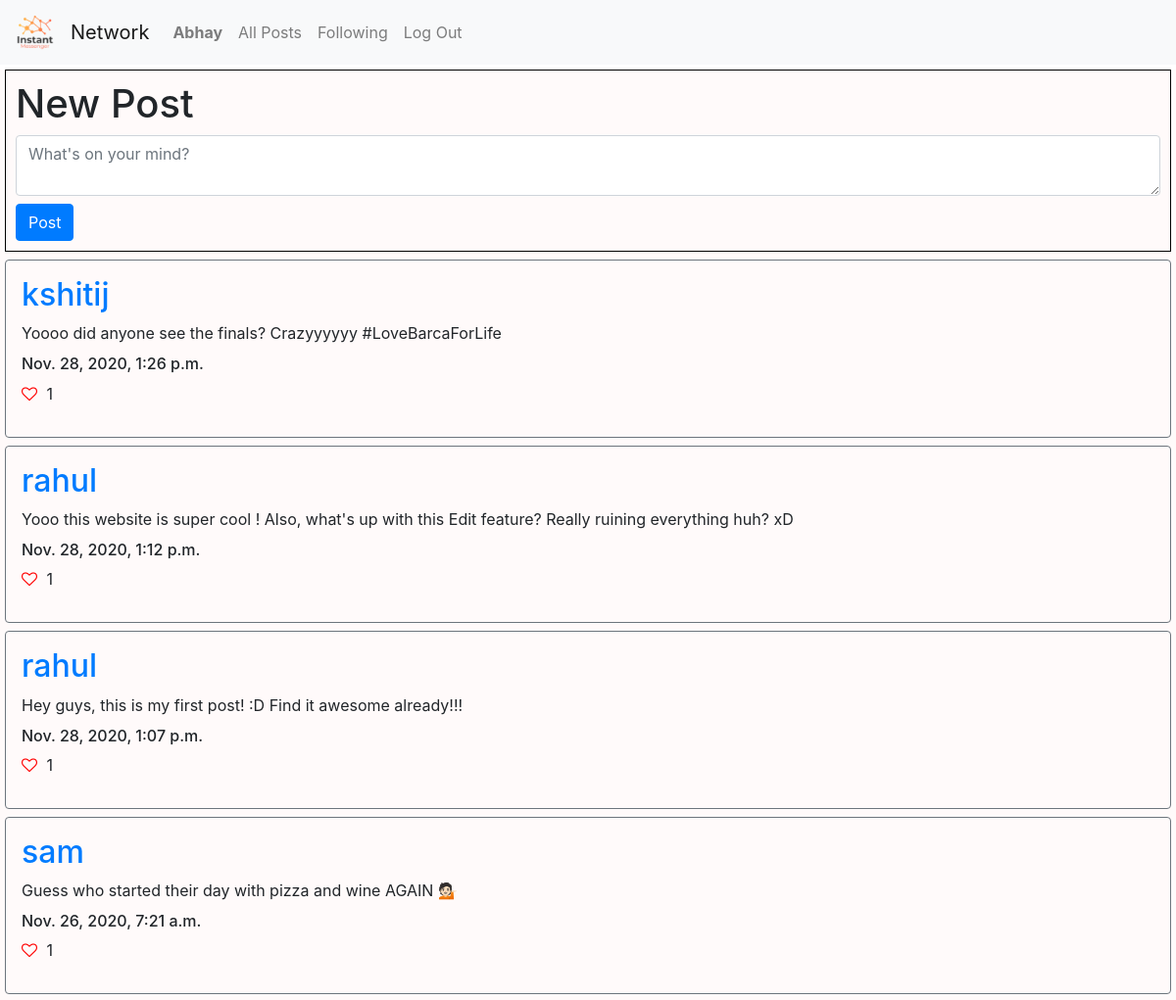
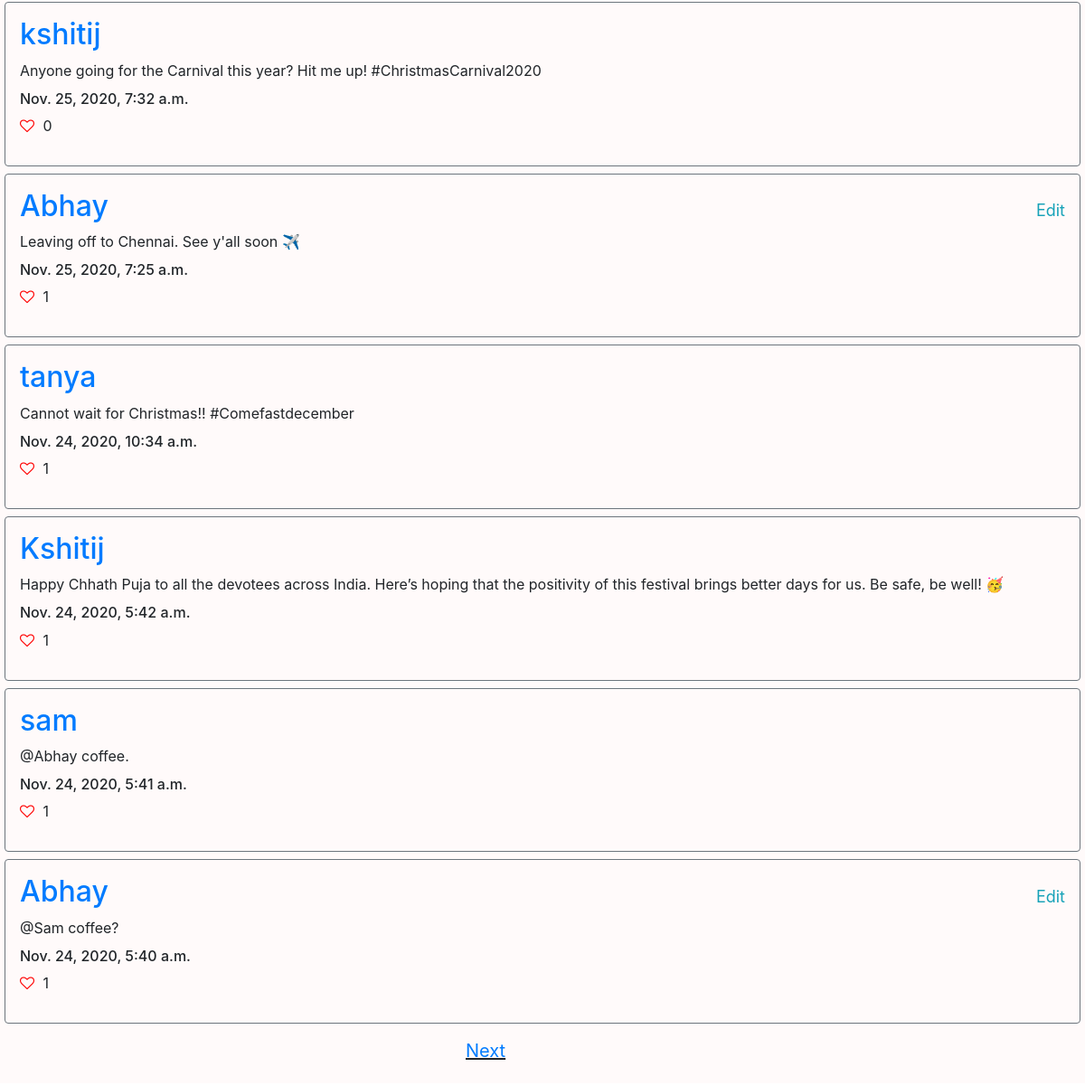
The app's page / (signed in) with its own data (2 pictures, top to bottom).
### network/models.py (models this page shows, shortened)
class User(AbstractUser):
    pass

class Post(models.Model):
    user = models.ForeignKey('User', on_delete=models.CASCADE, related_name='author')
    post = models.CharField(max_length=255)
    timestamp =  models.DateTimeField(auto_now_add=True)
    likes = models.IntegerField(default=0)

### network/views.py (the view, shortened to what this page needs)
# urls.py: path("", views.index, name="index"),
def index(request):
    posts =  Post.objects.all().order_by("-timestamp")
    for post in posts:
        post.likes = Like.objects.filter(post=post.id).count()
        post.save()
    paginator = Paginator(posts, 10)
    page_number = request.GET.get('page')
    page_obj = paginator.get_page(page_number)
    return render(request, "network/index.html", {
        "page_obj": page_obj
    })

### network/templates/network/index.html (shortened to what this page needs)
{% extends "network/layout.html" %}
{% load static %}
{% block body %}
    {% if user.is_authenticated %}
        <div style="border: 1px solid black; padding: 10px; margin: 5px;">
            <h1> New Post </h1>
            <form action="{% url 'index' %}" method="POST">
                <textarea class="form-control mb-2" name="post" placeholder="What's on your mind?"></textarea>
                <input type="submit" class="btn btn-primary" value="Post"/>
            </form>
        </div>
        <div style="margin: 5px;">
            {% for post in page_obj %}
                <div class="border border-secondary rounded p-3 mt-2">
                    <a href="{% url 'profile' post.user.id %}"> <h2> {{ post.user }} </h2> </a>
                    <div id="post-{{post.id}}">{{ post.post }} </div>
                    {% if post.user.id == user.id %}
                        <div class= "text-info" onclick="edit('{{ post.id }}')">Edit</div>
                    {% endif %}
                    <h6 style="margin-top: 10px;"> {{ post.timestamp }}</h6>
                    <i class="fa fa-heart-o" id="like-btn-{{post.id}}" onclick="like('{{ post.id }}')"></i>
                    <p style="display: inline-block;" id="like-count-{{post.id}}"> {{ post.likes }} </p>
                </div>
            {% empty %}
                    <h2 style="padding: 10px;"> No posts yet</h2>
            {% endfor %}
            {% if page_obj.has_next %}
            <p class="next-btn"><a href="?page={{ page_obj.next_page_number }}">Next</a></p>
            {% endif %}
        </div>
    {% endif %}
{% endblock %}

### network/templates/network/layout.html (shortened to what this page needs)
{% load static %}
<!DOCTYPE html>
<html lang="en">
    <head>
        <link rel="stylesheet" href="https://stackpath.bootstrapcdn.com/bootstrap/4.4.1/css/bootstrap.min.css">
        <link rel="stylesheet" href="https://cdnjs.cloudflare.com/ajax/libs/font-awesome/4.7.0/css/font-awesome.min.css">
        <link href="{% static 'network/styles.css' %}" rel="stylesheet">
    </head>
    <body>
        <nav class="navbar navbar-expand-lg navbar-light bg-light">
            <a class="navbar-brand" href="#"> <img src="{% static 'network/logo.png' %}" style="object-fit: cover; height: 40px;"> </a>
            <a class="navbar-brand" href="#">Network</a>
            <div>
              <ul class="navbar-nav mr-auto">
                {% if user.is_authenticated %}
                    <li class="nav-item">
                        <a class="nav-link" href="{% url 'profile' user.id %}"><strong>{{ user.username }}</strong></a>
                    </li>
                {% endif %}
                <li class="nav-item">
                  <a class="nav-link" href="{% url 'index' %}">All Posts</a>
                </li>
                {% if user.is_authenticated %}
                    <li class="nav-item">
                        <a class="nav-link" href="{% url 'following' %}">Following</a>
                    </li>
                    <li class="nav-item">
                        <a class="nav-link" href="{% url 'logout' %}">Log Out</a>
                    </li>
                {% endif %}
              </ul>
            </div>
          </nav>
        <div class="body">
            {% block body %}
            {% endblock %}
        </div>
    </body>
</html>

### network/static/network/styles.css (style rules this page uses)
.body { background-color: snow; }
.fa-heart-o { color: red; cursor: pointer; }
.next-btn, .prev-btn { font-size: 20px; display: inline-block; text-decoration: underline; margin-top: 10px; padding: 5px; position: relative; left: calc(50% - 90px); }
.text-info { float:right; cursor: pointer; margin-top: -60px; font-size: large; }
i { margin-right: 5px; }

### records on screen
User: username "Abhay"
Post: user "kshitij", post "Yoooo did anyone see the finals? Crazyyyyyy #LoveBarcaForLife", timestamp "Nov. 28, 2020, 1:26 p.m.", likes "1"
Post: user "rahul", post "Yooo this website is super cool ! Also, what's up with this Edit feature? Really ruining everything huh? xD", timestamp "Nov. 28, 2020, 1:12 p.m.", likes "1"
Post: user "rahul", post "Hey guys, this is my first post! :D Find it awesome already!!!", timestamp "Nov. 28, 2020, 1:07 p.m.", likes "1"
Post: user "sam", post "Guess who started their day with pizza and wine AGAIN 💁🏻", timestamp "Nov. 26, 2020, 7:21 a.m.", likes "1"
Post: user "kshitij", post "Anyone going for the Carnival this year? Hit me up! #ChristmasCarnival2020", timestamp "Nov. 25, 2020, 7:32 a.m.", likes "0"
Post: user "Abhay", post "Leaving off to Chennai. See y'all soon ✈️", timestamp "Nov. 25, 2020, 7:25 a.m.", likes "1"
Post: user "tanya", post "Cannot wait for Christmas!! #Comefastdecember", timestamp "Nov. 24, 2020, 10:34 a.m.", likes "1"
Post: user "Kshitij", post "Happy Chhath Puja to all the devotees across India. Here’s hoping that the positivity of this festival brings better days for us. Be safe, be well! 🥳", timestamp "Nov. 24, 2020, 5:42 a.m.", likes "1"
Post: user "sam", post "@Abhay coffee.", timestamp "Nov. 24, 2020, 5:41 a.m.", likes "1"
Post: user "Abhay", post "@Sam coffee?", timestamp "Nov. 24, 2020, 5:40 a.m.", likes "1"
